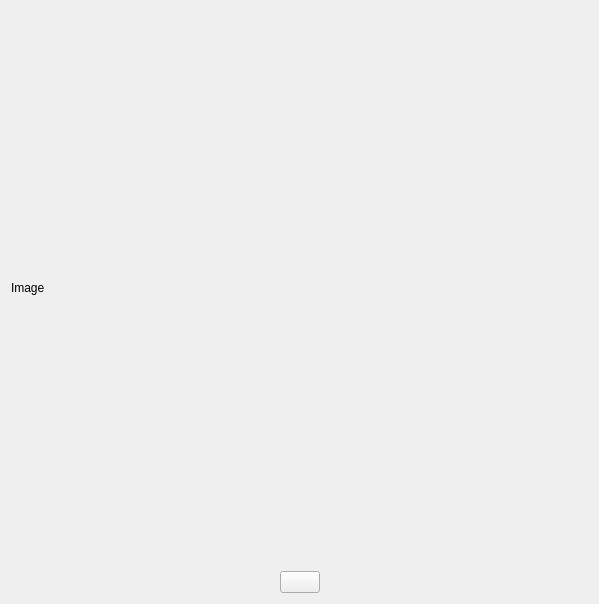
<?xml version="1.0" encoding="UTF-8"?>
<ui version="4.0">
 <class>webcam_capture</class>
 <widget class="QWidget" name="webcam_capture">
  <property name="geometry">
   <rect>
    <x>0</x>
    <y>0</y>
    <width>599</width>
    <height>604</height>
   </rect>
  </property>
  <property name="windowTitle">
   <string>Form</string>
  </property>
  <layout class="QVBoxLayout" name="verticalLayout_4">
   <item>
    <layout class="QVBoxLayout" name="capture_main_layout_v" stretch="8,2">
     <item>
      <layout class="QVBoxLayout" name="video_layout_v">
       <item>
        <widget class="QLabel" name="video_label">
         <property name="text">
          <string>Image</string>
         </property>
        </widget>
       </item>
      </layout>
     </item>
     <item>
      <layout class="QHBoxLayout" name="capture_layout_h">
       <item>
        <spacer name="btn_spacer_left">
         <property name="orientation">
          <enum>Qt::Horizontal</enum>
         </property>
         <property name="sizeHint" stdset="0">
          <size>
           <width>40</width>
           <height>20</height>
          </size>
         </property>
        </spacer>
       </item>
       <item>
        <widget class="QPushButton" name="capture_btn">
         <property name="text">
          <string/>
         </property>
         <property name="icon">
          <iconset>
           <normaloff>images/camera.png</normaloff>images/camera.png</iconset>
         </property>
         <property name="iconSize">
          <size>
           <width>100</width>
           <height>100</height>
          </size>
         </property>
        </widget>
       </item>
       <item>
        <spacer name="btn_spacer_right">
         <property name="orientation">
          <enum>Qt::Horizontal</enum>
         </property>
         <property name="sizeHint" stdset="0">
          <size>
           <width>40</width>
           <height>20</height>
          </size>
         </property>
        </spacer>
       </item>
      </layout>
     </item>
    </layout>
   </item>
  </layout>
 </widget>
 <resources/>
 <connections/>
</ui>
